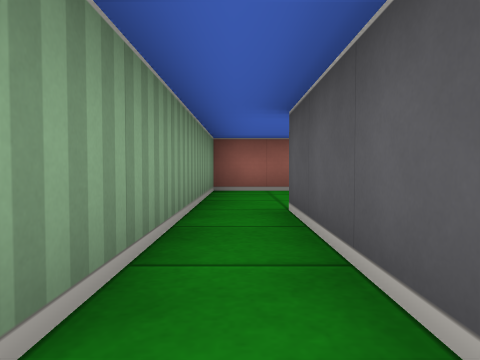
view 1 (above)

14 first-person views from a walk through a cub3D ray-caster map. The camera is about half as high as the walls, tilts 2° down and sees 70° across. The floor is counted in squares. Each view is taken from the middle of a square. On the plan, view 1 faces up. The plan holds only what a view shows up to about 9 squares ahead; the rest is blank.

view 2
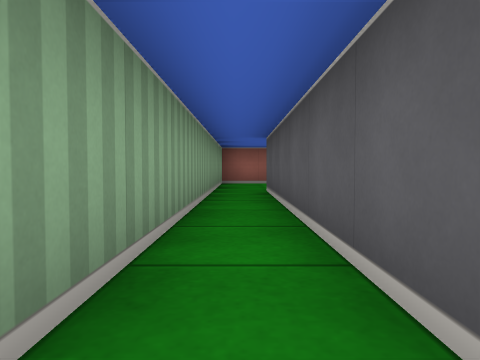

view 3
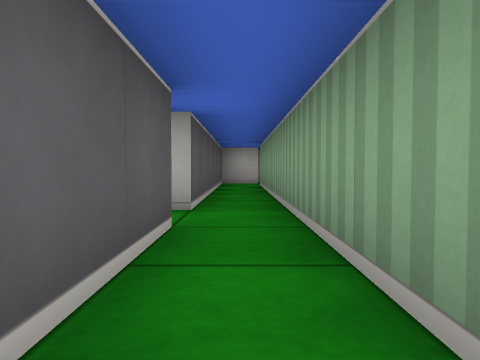

view 4
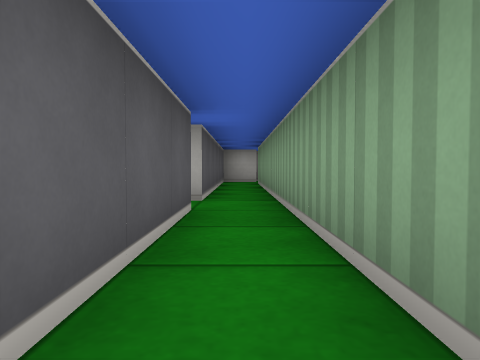

view 5
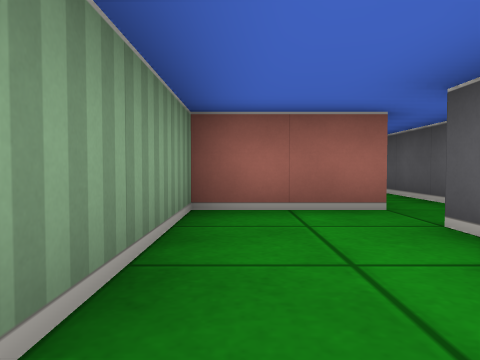

view 6
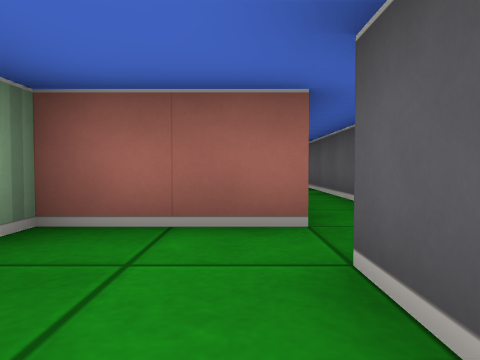

view 7
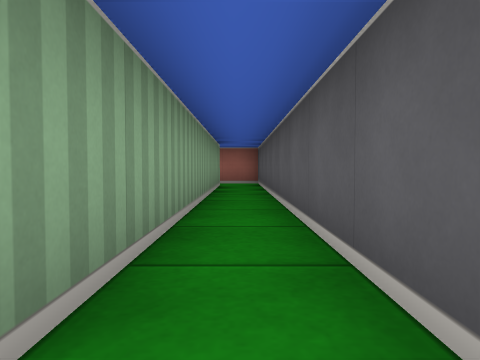

view 8
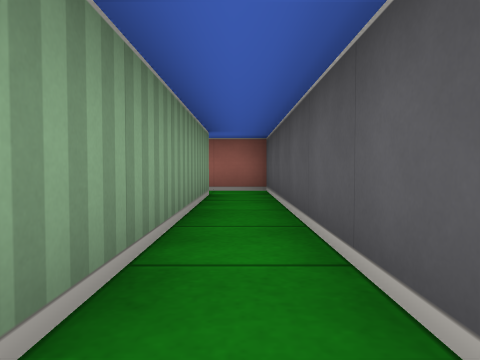

view 9
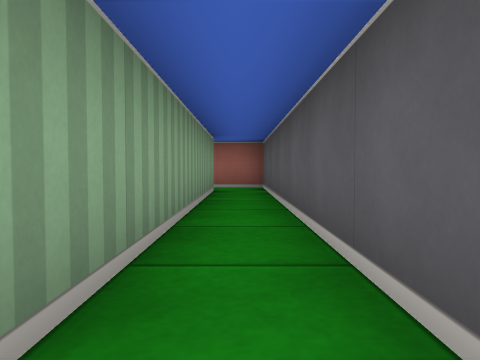

view 10
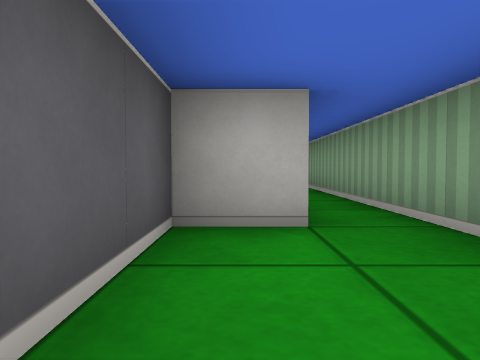

view 11
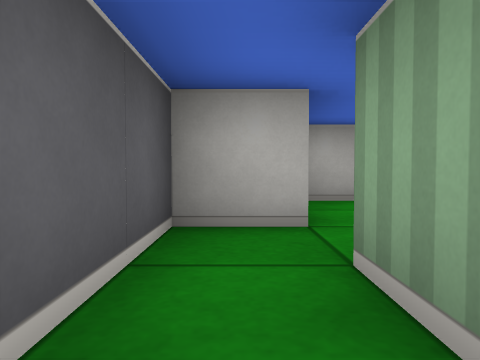

view 12
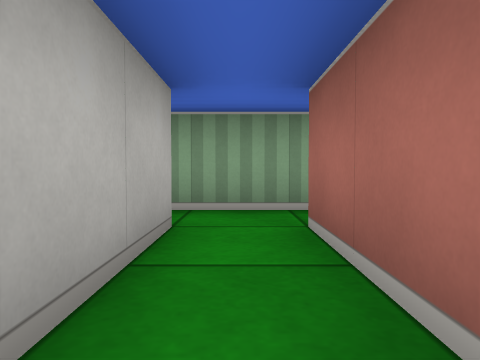

view 13
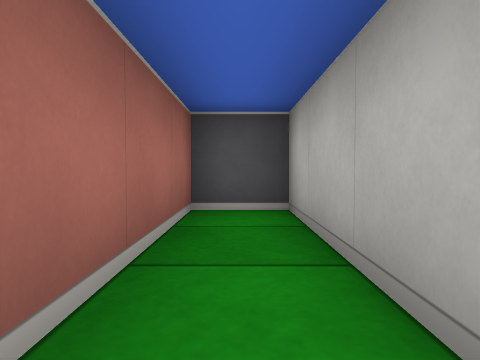

view 14
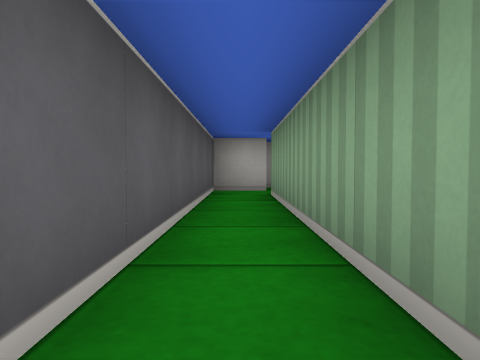

### Floor plan
Points are (right, up) in squares from view 1. A wall is a line through its corners. A room is listed if a view was taken in it or the views show most of it. See-through windows are left out.
Room 1 (views 1, 3, 4, 5, 6, 7, 10)
walls: (1.5, 6.5) (-0.5, 6.5) (-0.5, -2.5); (0.5, -2.5) (0.5, 3.5) (1.5, 3.5) (1.5, 5.5) (2.5, 5.5) (2.5, 6.5)
ways out: opening at (0, -2) to room 2; opening at (2, 7) to room 3
Room 2 (views 2, 12, 13, 14)
walls: (-0.5, -2.5) (-0.5, -8.5); (-0.6, -9.5) (0.5, -9.5) (0.5, -3.5) (3.5, -3.5) (3.5, -2.5) (0.5, -2.5)
ways out: opening at (0, -2) to room 1
Room 3 (views 8, 9, 11)
walls: (1.5, 14.5) (1.5, 6.5); (2.5, 6.5) (2.5, 15.5) (1.4, 15.5)
ways out: opening at (2, 7) to room 1

Positions as (right, up) in squares from view 1, and headings:
1: (0, 0), facing up
2: (0, -3), facing up
3: (0, 0), facing down
4: (0, 1), facing down
5: (0, 3), facing up
6: (1, 4), facing up
7: (2, 6), facing up
8: (2, 9), facing up
9: (2, 8), facing up
10: (1, 6), facing down
11: (2, 8), facing down
12: (3, -3), facing left
13: (0, -3), facing right
14: (0, -3), facing down
